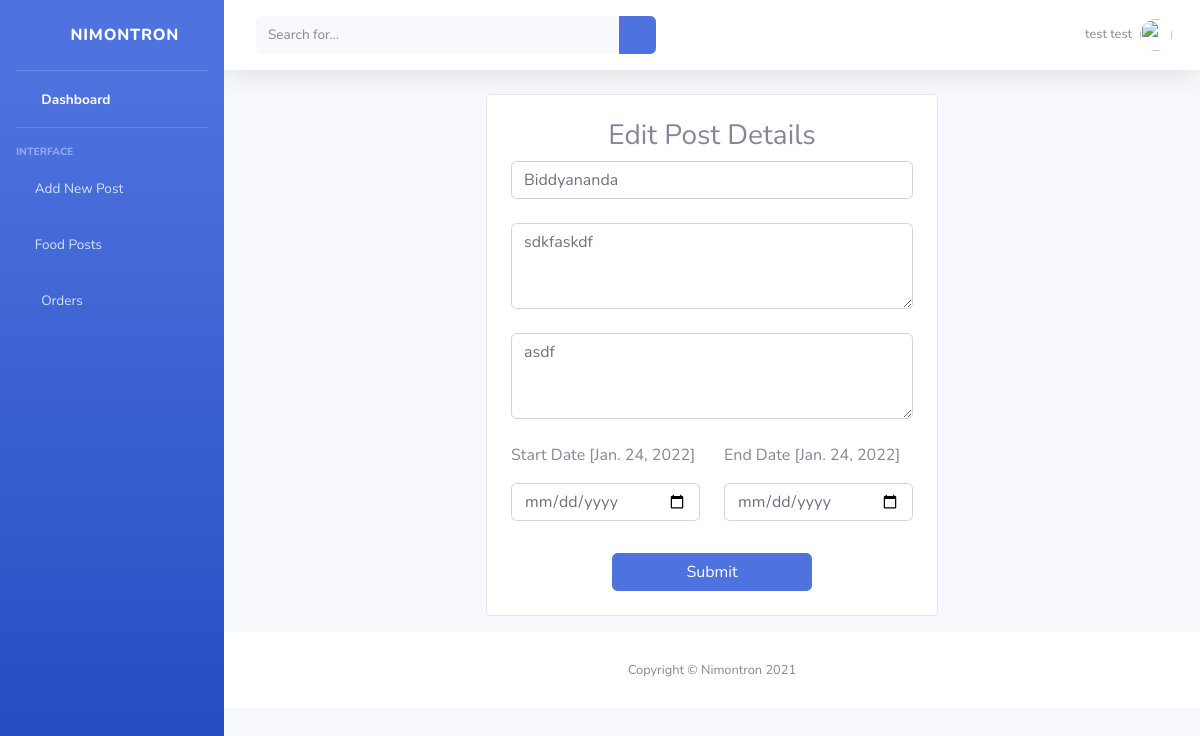
/foundation_edit_post/1 (signed in), run on the app's committed database.
### customers/models.py (models this page shows, shortened)
class Foundation_Post(models.Model):
    foundation = models.ForeignKey(Foundation, on_delete=models.CASCADE)
    title=models.TextField(max_length=100)
    description = models.TextField(max_length=255)
    items=models.TextField(max_length=100)
    quantity=models.TextField(max_length=100)
    contact=models.TextField(max_length=100)
    area=models.TextField(max_length=100)
    start_date = models.DateField()
    end_date = models.DateField()
    creation_date = models.DateField()
    status = models.CharField(max_length=20, null=True)
    contact_no = models.CharField(max_length=15, null=True)
    fname=models.CharField(max_length=100,null=True)

### customers/views.py (the view, shortened to what this page needs)
# urls.py: path('foundation_edit_post/<int:id>', views.foundation_edit_post, name='foundation_edit_post'),
def foundation_edit_post(request,id):
    if not request.user.is_authenticated:
        return redirect('customer:login_as')
    temp['error'] = ''
    post = Foundation_Post.objects.get(id=id)
    temp['post'] = post
    return render(request, 'foundations/foundation_edit_post.html', temp)

### customers/templates/foundations/foundation_edit_post.html (shortened to what this page needs)
{% include 'foundations/foundation_header.html' %}
{% load static %}
<section>
    <div class="container">
        <div class="row d-flex justify-content-center align-items-center">
            <div class="form-group col-6">
                <div class="card card-registration" style="border-radius: 5px;">
                    <div class="card-body p-4 text-center">
                        <form method="post" enctype="multipart/form-data">
                            <h3>Edit Post Details</h3>
                            <div class="form-outline mb-4">
                                <input type="text" name="post_title" class="form-control" value="{{ post.title }}"
                                    required />
                            </div>
                            <div class="form-group mb-4">
                                <textarea class="form-control" name="description"
                                    rows="3">{{ post.description }}</textarea>
                            </div>
                            <div class="form-group mb-4">
                            <textarea class="form-control" name="items"
                                rows="3">{{ post.items }}</textarea>
                            </div>
                            <div class="row mb-3">
                                <div class="col">
                                    <p class="text-left">Start Date [{{ post.start_date }}]</p>
                                    <input type="date" name="start_date" class="form-control"
                                        value="{{ post.start_date }}" />
                                </div>
                                <div class="col">
                                    <p class="text-left">End Date [{{ post.end_date }}]</p>
                                    <input type="date" name="end_date" class="form-control" />
                                </div>
                            </div>
                            <button class="btn btn-primary mt-3" style="width: 200px;" type="submit">Submit</button>
                        </form>
                    </div>
                </div>
            </div>
        </div>
    </div>
</section>
{% include 'foundations/foundation_footer.html' %}

### customers/templates/foundations/foundation_header.html (shortened to what this page needs)
{% load static %}
<!DOCTYPE html>
<html lang="en">
<head>
    {% load static %}
    <link href=" {% static 'customers/vendor/fontawesome-free/css/all.min.css' %} " rel="stylesheet" type="text/css">
    <link href=" {% static 'customers/css/sb-admin-2.min.css' %} " rel="stylesheet">
</head>
<body id="page-top">
    <div id="wrapper">
        <ul class="navbar-nav bg-gradient-primary sidebar sidebar-dark accordion" id="accordionSidebar">
            <a class="sidebar-brand d-flex align-items-center justify-content-center" href="index.html">
                <div class="sidebar-brand-icon rotate-n-15">
                    <i class="fas fa-laugh-wink"></i>
                </div>
                <div class="sidebar-brand-text mx-3">Nimontron</div>
            </a>
            <hr class="sidebar-divider my-0">
            <li class="nav-item active">
                <a class="nav-link" href="{% url 'customers:foundation_home' %}">
                    <i class="fas fa-fw fa-tachometer-alt"></i>
                    <span>Dashboard</span></a>
            </li>
            <hr class="sidebar-divider">
            <div class="sidebar-heading">
                Interface
            </div>
            <li class="nav-item">
                <a class="nav-link" href="{% url 'customers:foundation_add_post' %}">
                    <i class="fas fa-hamburger"></i>
                    <span>Add New Post</span>
                </a>
            </li>
            <li class="nav-item">
                <a class="nav-link" href="{% url 'customers:foundation_food_posts' %}">
                    <i class="fas fa-hamburger"></i>
                    <span>Food Posts</span>
                </a>
            </li>
            <li class="nav-item">
                <a class="nav-link collapsed" href="#">
                    <i class="fas fa-fw fa-clipboard-list"></i>
                    <span>Orders</span>
                </a>
            </li>
        </ul>
        <div id="content-wrapper" class="d-flex flex-column">
            <div id="content">
                <nav class="navbar navbar-expand navbar-light bg-white topbar mb-4 static-top shadow">
                    <form
                        class="d-none d-sm-inline-block form-inline mr-auto ml-md-3 my-2 my-md-0 mw-100 navbar-search">
                        <div class="input-group">
                            <input type="text" class="form-control bg-light border-0 small" placeholder="Search for..."
                                aria-label="Search" aria-describedby="basic-addon2">
                            <div class="input-group-append">
                                <button class="btn btn-primary" type="button">
                                    <i class="fas fa-search fa-sm"></i>
                                </button>
                            </div>
                        </div>
                    </form>
                    <ul class="navbar-nav ml-auto">
                        <li class="nav-item dropdown no-arrow">
                            <a class="nav-link dropdown-toggle" href="#" id="userDropdown" role="button"
                                data-toggle="dropdown" aria-haspopup="true" aria-expanded="false">
                                <span class="mr-2 d-none d-lg-inline text-gray-600 small">{{ request.user.first_name }} {{ request.user.last_name }} </span>
                                <img class="img-profile rounded-circle"
                                    src=" {% static 'customers/img/undraw_profile.svg' %} ">
                            </a>
                        </li>
                    </ul>
                </nav>

### data on the page
Foundation_Post: post_title "Biddyananda", description "sdkfaskdf", items "asdf", start_date "Jan. 24, 2022", end_date "Jan. 24, 2022"

### other printed values
{{ request.user.first_name }} "test test"
